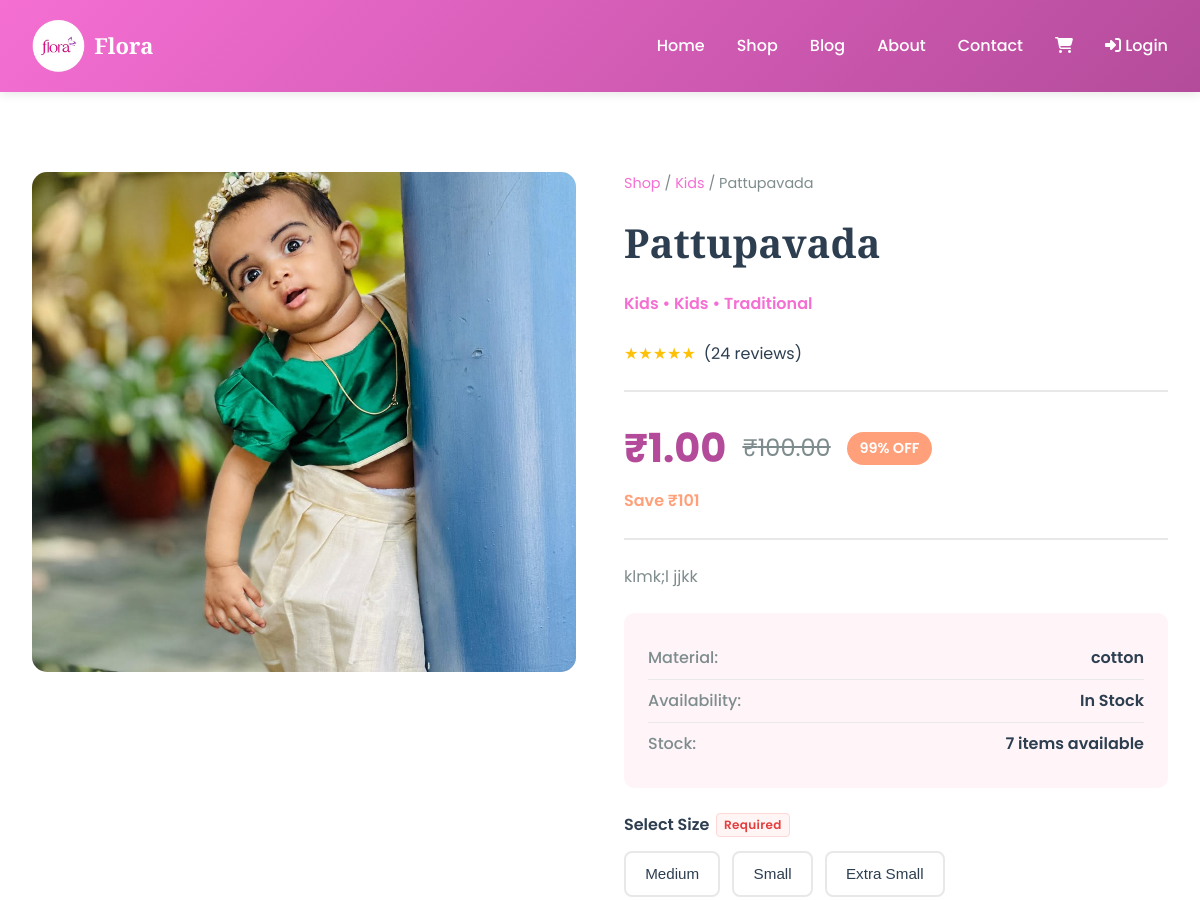
The app's page /product/1/pattupavada/ (upper part), older data.
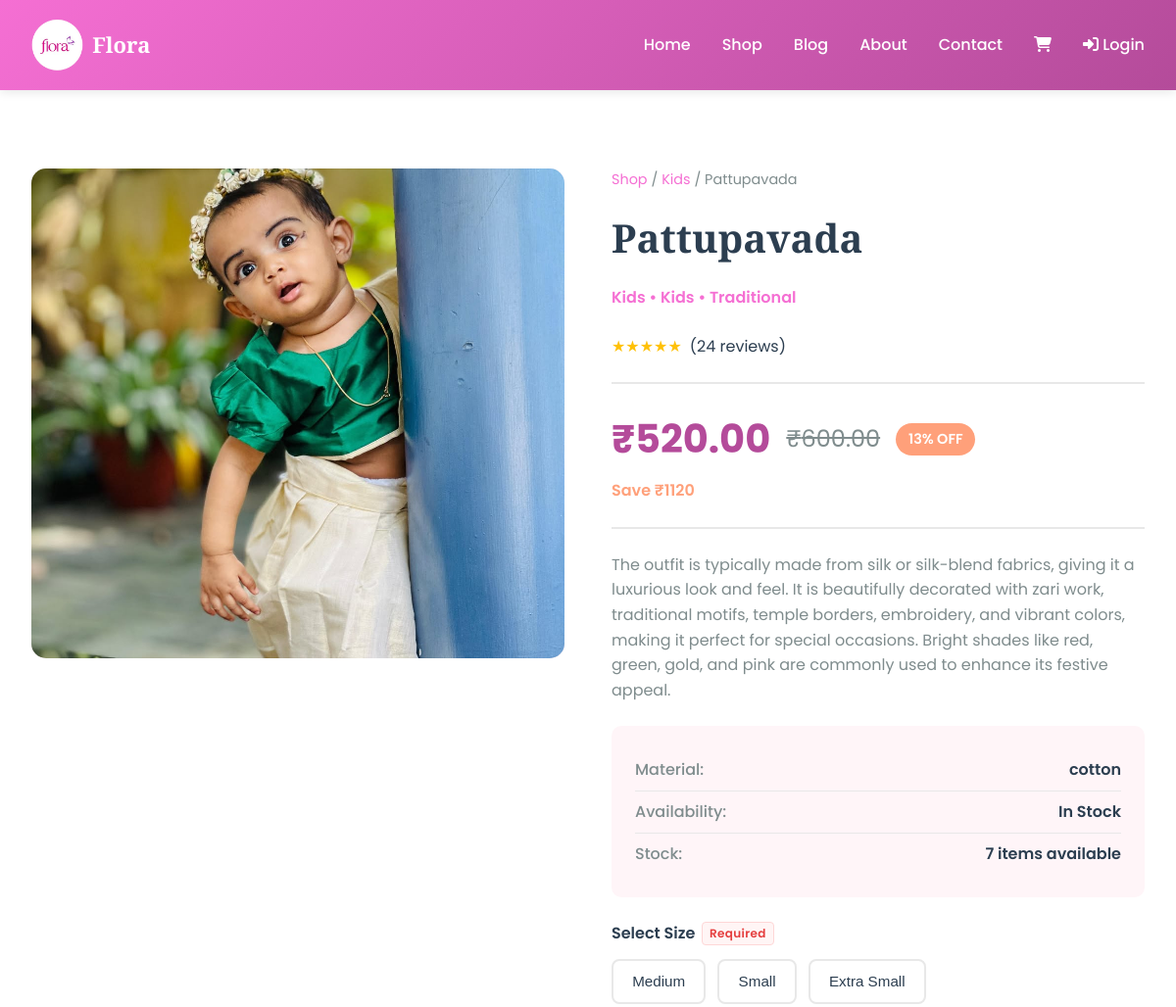
The same page, newer data.
### shop/models.py (models this page shows, shortened)
class Product(models.Model):
    PRODUCT_TYPE_CHOICES = [
        ('women', 'Women'),
        ('kids', 'Kids'),
    ]
    STYLE_CHOICES = [
        ('traditional', 'Traditional'),
        ('western', 'Western'),
        ('fusion', 'Fusion'),
    ]
    category = models.ForeignKey(Category, related_name='products', on_delete=models.CASCADE)
    name = models.CharField(max_length=200, db_index=True)
    slug = models.SlugField(max_length=200, db_index=True)
    product_type = models.CharField(max_length=20, choices=PRODUCT_TYPE_CHOICES, default='women')
    style = models.CharField(max_length=20, choices=STYLE_CHOICES, default='traditional')
    description = models.TextField()
    price = models.DecimalField(max_digits=10, decimal_places=2)
    discount_price = models.DecimalField(max_digits=10, decimal_places=2, blank=True, null=True)
    available = models.BooleanField(default=True)
    stock = models.PositiveIntegerField(default=0)
    created_at = models.DateTimeField(auto_now_add=True)
    updated_at = models.DateTimeField(auto_now=True)
    featured = models.BooleanField(default=False)
    material = models.CharField(max_length=100, blank=True)
    care_instructions = models.TextField(blank=True)
    class Meta:
        ordering = ['-created_at']
        indexes = [Index(fields=['id', 'slug'])]
    def get_display_price(self):
        return self.discount_price if self.discount_price else self.price
    def get_discount_percentage(self):
        if self.discount_price and self.price > self.discount_price:
            return int(((self.price - self.discount_price) / self.price) * 100)
        return 0

class ProductImage(models.Model):
    product = models.ForeignKey(Product, related_name='images', on_delete=models.CASCADE)
    image = models.ImageField(upload_to='products/')
    is_primary = models.BooleanField(default=False)
    alt_text = models.CharField(max_length=200, blank=True)
    created_at = models.DateTimeField(auto_now_add=True)
    class Meta:
        ordering = ['-is_primary', 'created_at']

class Category(models.Model):
    name = models.CharField(max_length=200, db_index=True)
    slug = models.SlugField(max_length=200, unique=True)
    description = models.TextField(blank=True, null=True)
    image = models.ImageField(upload_to='categories/', blank=True,null=True)
    created_at = models.DateTimeField(auto_now_add=True)
    updated_at = models.DateTimeField(auto_now=True)
    class Meta:
        ordering = ['name']
        verbose_name = 'category'
        verbose_name_plural = 'categories'
    def get_absolute_url(self):
        return reverse('shop:product_list_by_category', args=[self.slug])

### shop/views.py (the view)
# urls.py: path('product/<int:id>/<slug:slug>/', views.product_detail, name='product_detail'),
def product_detail(request, id, slug):
    product = get_object_or_404(Product, id=id, slug=slug, available=True)
    related_products = Product.objects.filter(
        category=product.category,
        available=True
    ).exclude(id=product.id)[:4]
    context = {
        'product': product,
        'related_products': related_products,
    }
    return render(request, 'shop/product/detail.html', context)

### cart/cart.py (called while the page is built)
    def __len__(self):
        return sum(item['quantity'] for item in self.cart.values())

### cart/context_processors.py (called while the page is built)
def cart(request):
    return {'cart': Cart(request)}

### templates/shop/product/detail.html (shortened to what this page needs)
{% extends "base.html" %}
{% block content %}
<div class="container">
    <div class="product-detail">
        <div class="product-images">
            <div class="main-image">
                {% if product.images.all %}
                    <img id="main-image" src="{{ product.images.first.image.url }}" alt="{{ product.name }}">
                {% else %}
                    <i class="fas fa-tshirt"></i>
                {% endif %}
            </div>
        </div>
        <div class="product-info">
            <div class="product-breadcrumb">
                <a href="{% url 'shop:product_list' %}">Shop</a> /
                <a href="{{ product.category.get_absolute_url }}">{{ product.category.name }}</a> /
                <span>{{ product.name }}</span>
            </div>
            <h1 class="product-title">{{ product.name }}</h1>
            <div class="product-category">{{ product.category.name }} • {{ product.get_product_type_display }} • {{ product.get_style_display }}</div>
            <div class="product-rating">
                <span class="stars">★★★★★</span>
                <span>(24 reviews)</span>
            </div>
            <div class="price-section">
                <div class="price-display">
                    <span class="price-current">₹{{ product.get_display_price }}</span>
                    {% if product.discount_price %}
                        <span class="price-old">₹{{ product.price }}</span>
                        <span class="discount-badge">{{ product.get_discount_percentage }}% OFF</span>
                    {% endif %}
                </div>
                {% if product.discount_price %}
                <div style="color: var(--accent-color); font-weight: 600;">Save ₹{{ product.price|add:product.discount_price|stringformat:".0f" }}</div>
                {% endif %}
            </div>
            <div class="product-description">
                {{ product.description }}
            </div>
            <div class="product-details">
                <div class="detail-item">
                    <span class="detail-label">Material:</span>
                    <span class="detail-value">{{ product.material }}</span>
                </div>
                <div class="detail-item">
                    <span class="detail-label">Availability:</span>
                    <span class="detail-value">{% if product.available %}In Stock{% else %}Out of Stock{% endif %}</span>
                </div>
                <div class="detail-item">
                    <span class="detail-label">Stock:</span>
                    <span class="detail-value">{{ product.stock }} items available</span>
                </div>
            </div>
            {% if product.sizes.all %}
            <div class="size-selector" id="size-selector">
                <div class="selector-title">
                    Select Size
                    <span class="required-badge">Required</span>
                </div>
                <div class="size-options">
                    {% for size in product.sizes.all %}
                    <button
                        type="button"
                        class="size-option"
                        data-size="{{ size.size }}"
                        onclick="selectSize(this)">
                        {{ size.get_size_display }}
                    </button>
                    {% endfor %}
                </div>
            </div>
            {% endif %}
        </div>
    </div>
</div>
{% endblock %}

Row changes from the older to the newer data that the page shows:
changed Product "Pattupavada": get_display_price "1.00" → "520.00"; price "100.00" → "600.00"; get_discount_percentage "99" → "13"; price|add "101" → "1120"; description "klmk;l jjkk" → "The outfit is typically made from silk or silk-blend fabrics, giving it a luxurious look and feel. It is beautifully decorated with zari work, traditional motifs, temple borders, embroidery, and vibrant colors, making it perfect for special occasions. Bright shades like red, green, gold, and pink are commonly used to enhance its festive appeal."
